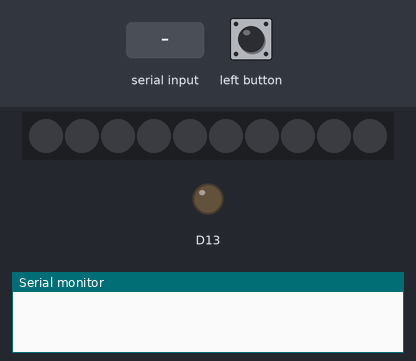
The sketch below on a simulated Adafruit Circuit Playground Express. Shown: 10 RGB LEDs in strip order, left to right, output pins drawn as LEDs (lit = HIGH), the last lines printed to the serial monitor. Inputs (shaded band) come from the test bench. Dim RGB values are drawn brighter than linear.

Above: at 1.2 s.
1.3 s: "90,45\n" received over the second serial link
At 2.7 s:
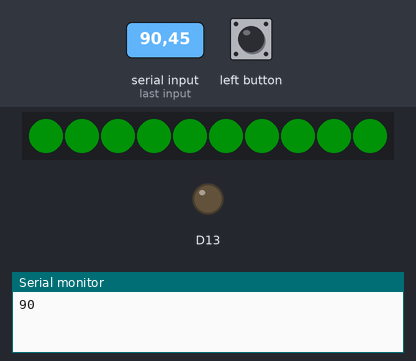
3.8 s: "30,150\n" received over the second serial link
At 6.0 s:
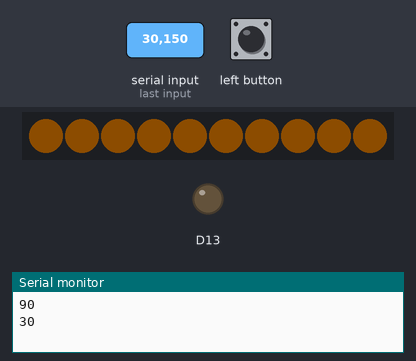
6.3 s: "5\n" received over the second serial link
8.8 s: "200\n" received over the second serial link
At 10.4 s:
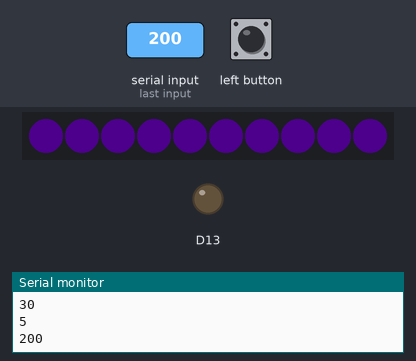
11.3 s: "90\n" received over the second serial link
At 12.6 s:
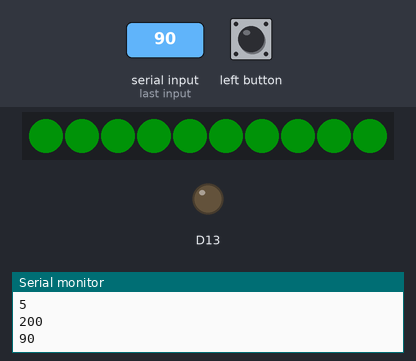
Timing chart, 0 to 14.3 s (numbered marks = the images above; inputs shaded):
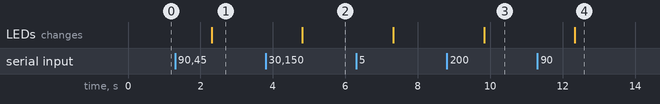

Measured:
- after the input at 1.3 s, the LEDs: change after 1.0 s (image 1)
- after the input at 3.8 s, the LEDs: change after 1.0 s (image 2)
- after the input at 8.8 s, the LEDs: change after 1.0 s (image 3)
- after the input at 11.3 s, the LEDs: change after 1.0 s (image 4)

The sketch:

CPXToCPXSerialCommunication.ino
```cpp
#include <Adafruit_CircuitPlayground.h>
String recvString;
int x = 0;

void colorAll(int c){
  for(int i = 0; i < 10; i++){
    CircuitPlayground.setPixelColor(i,CircuitPlayground.colorWheel(c));
  }
}
void setup() {
  CircuitPlayground.begin();
  Serial1.begin(9600);
}
void loop() {
  if (Serial1.available()) {
    recvString = Serial1.readString();
    int c = recvString.toInt();
    Serial.println(c); //Demonstrate the ability to communicate on two serial ports
    colorAll(c);
  }
  if(CircuitPlayground.leftButton()){
    x+=10;
    Serial1.println(x);
    delay(100);
  }
  delay(100);
}
```
